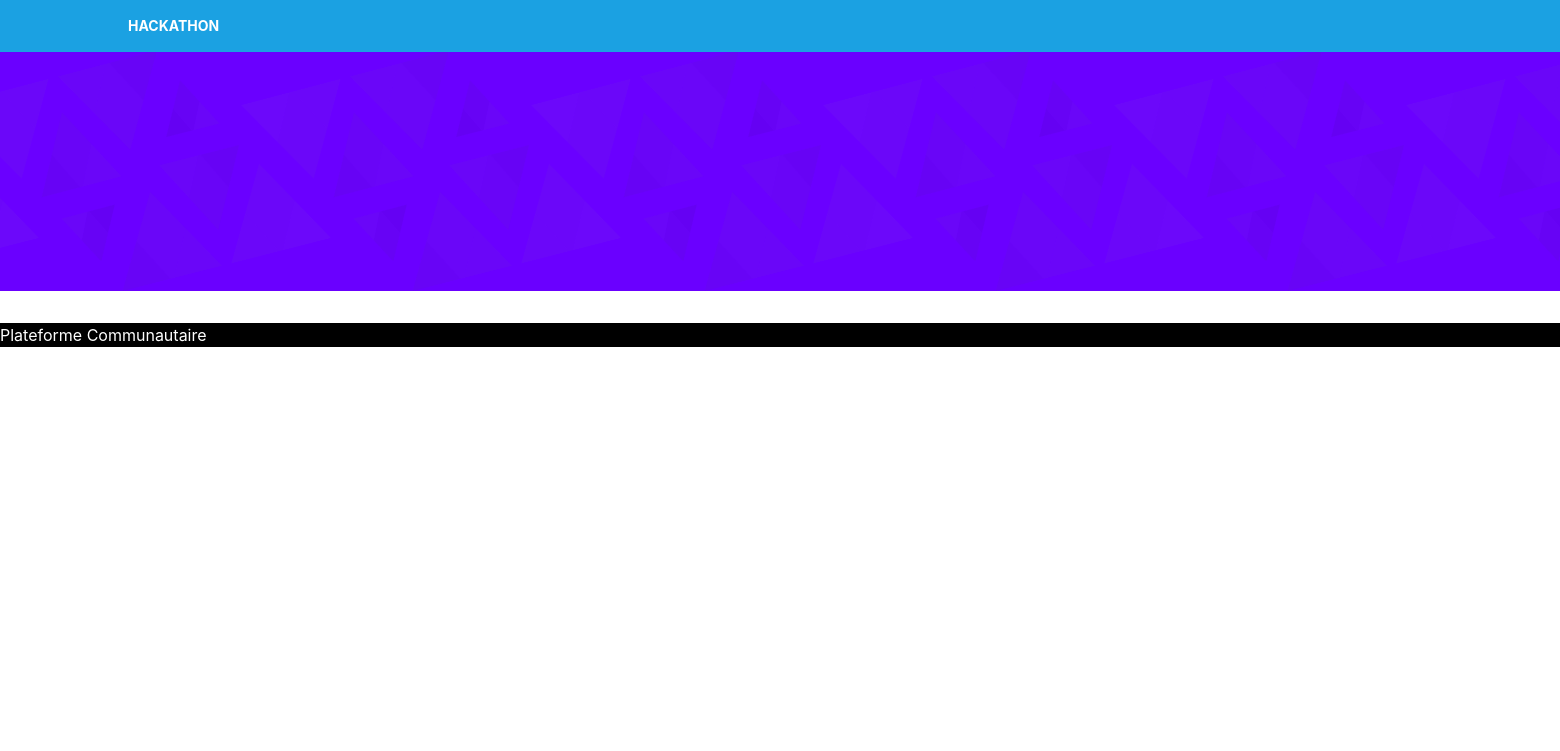
The app's page /health_services/pharmacie, older data.
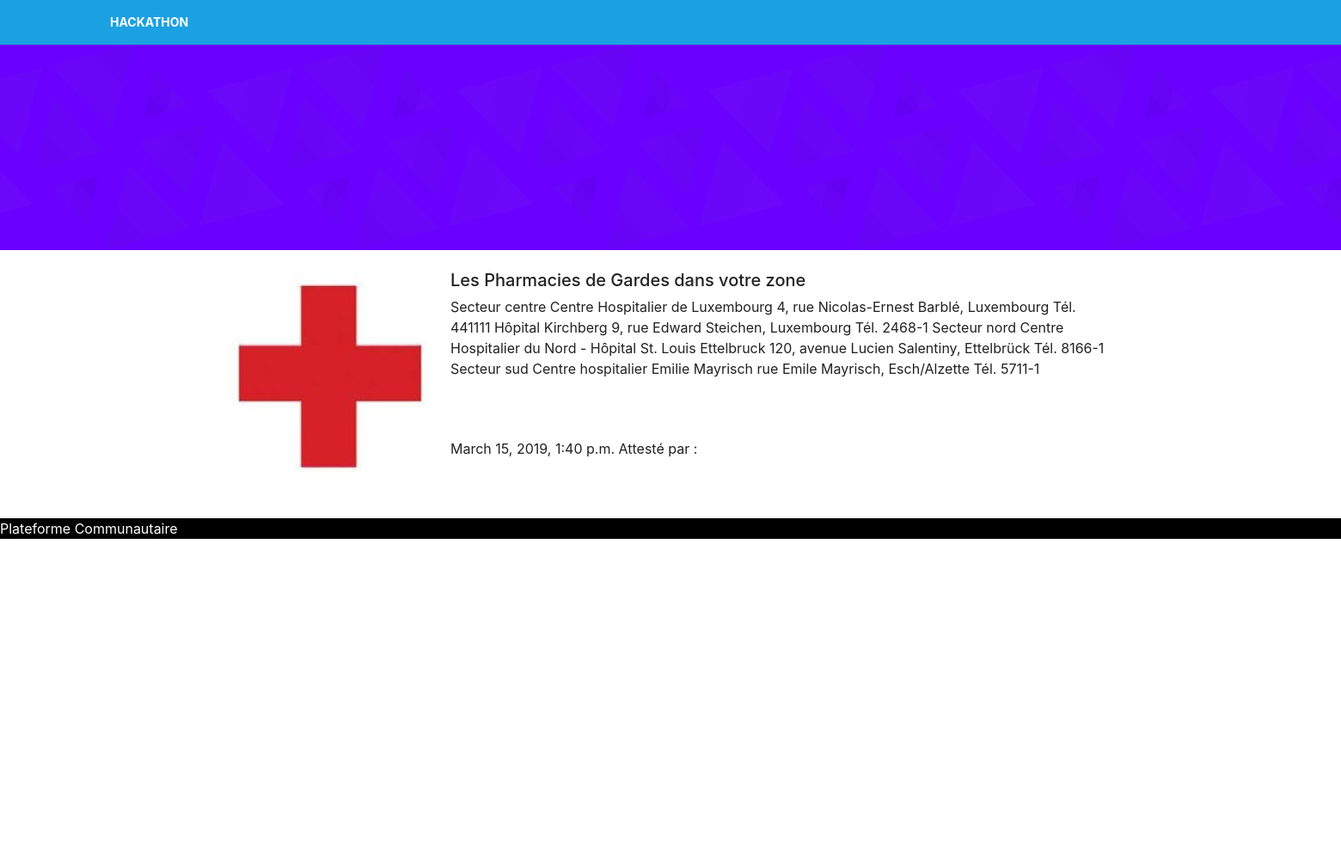
The same page, newer data.
### main_app/models.py (models this page shows, shortened)
class PharmacieDeGarde(models.Model):
    titre = models.CharField(max_length=300)
    image = models.ImageField(upload_to="images/", default="", blank=True, null=True)
    contenu = models.TextField(max_length=500)
    date_pubication = models.DateTimeField(null=True, blank=True)

### health_services/views.py (the view)
# urls.py: path('pharmacie', views.pharmacie_view, name='pharmacie'),
def pharmacie_view(request):
    if request.user.is_authenticated:
        username = Utilisateur.objects.get(user=request.user)
    title = 'Pharmacie de Garde'
    pharmacie_all = PharmacieDeGarde.objects.all()
    return render(request, 'health_services/pharmacie.html', locals())

### templates/health_services/pharmacie.html
{% extends 'template.html' %}
{% block  content %}
    <div class="grid">
        <div class="row">
            <div class="cell-12 bg-indigo enews-header">
                {% load static %}
                <img src="{% static 'images/coming-soon-bg.png' %}" alt="">
            </div>
        </div>
    </div>
    <div class="grid">
        <div class="row">
            {% for pharmacie in pharmacie_all %}
                <div class="mb-5 p-2 cell-2 offset-2 border">
                    <div>
                        <img src="{{ pharmacie.image.url }}" alt="" style="width: 100%">
                    </div></div>
                <div class="mb-5 p-2 cell-6">
                    <div class="enews-block">
                        <h5>{{ pharmacie.titre }}</h5>
                        {{ pharmacie.contenu }}
                    </div>
                    <span>{{ pharmacie.date_pubication }}</span>
                    <span class="badge-top">Attesté par : {{ pharmacie.feedback_sante }} </span><small class="mif-thumbs-up"></small>
                </div>
            {% endfor %}
        </div>
    </div>
{% endblock %}

Row changes from the older to the newer data that the page shows:
added PharmacieDeGarde: image (picture), titre "Les Pharmacies de Gardes dans votre zone", contenu "Secteur centre Centre Hospitalier de Luxembourg 4, rue Nicolas-Ernest Barblé, Luxembourg Tél. 441111 Hôpital Kirchberg 9, rue Edward Steichen, Luxembourg Tél. 2468-1 Secteur nord Centre Hospitalier du Nord - Hôpital St. Louis Ettelbruck 120, avenue Lucien Salentiny, Ettelbrück Tél. 8166-1 Secteur sud Centre hospitalier Emilie Mayrisch rue Emile Mayrisch, Esch/Alzette Tél. 5711-1", date_pubication "March 15, 2019, 1:40 p.m."
